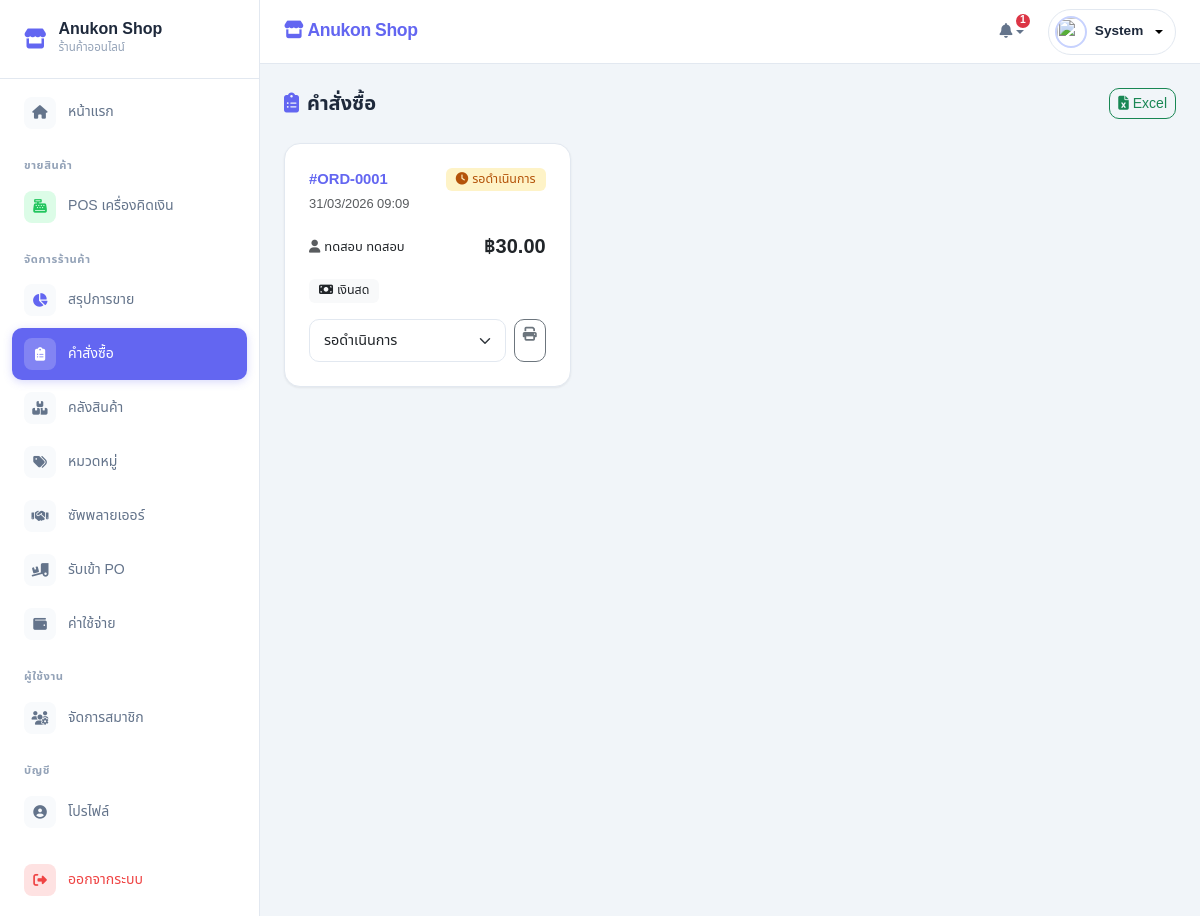
Before: /views/orders_manage.php (signed in) with the older database file.
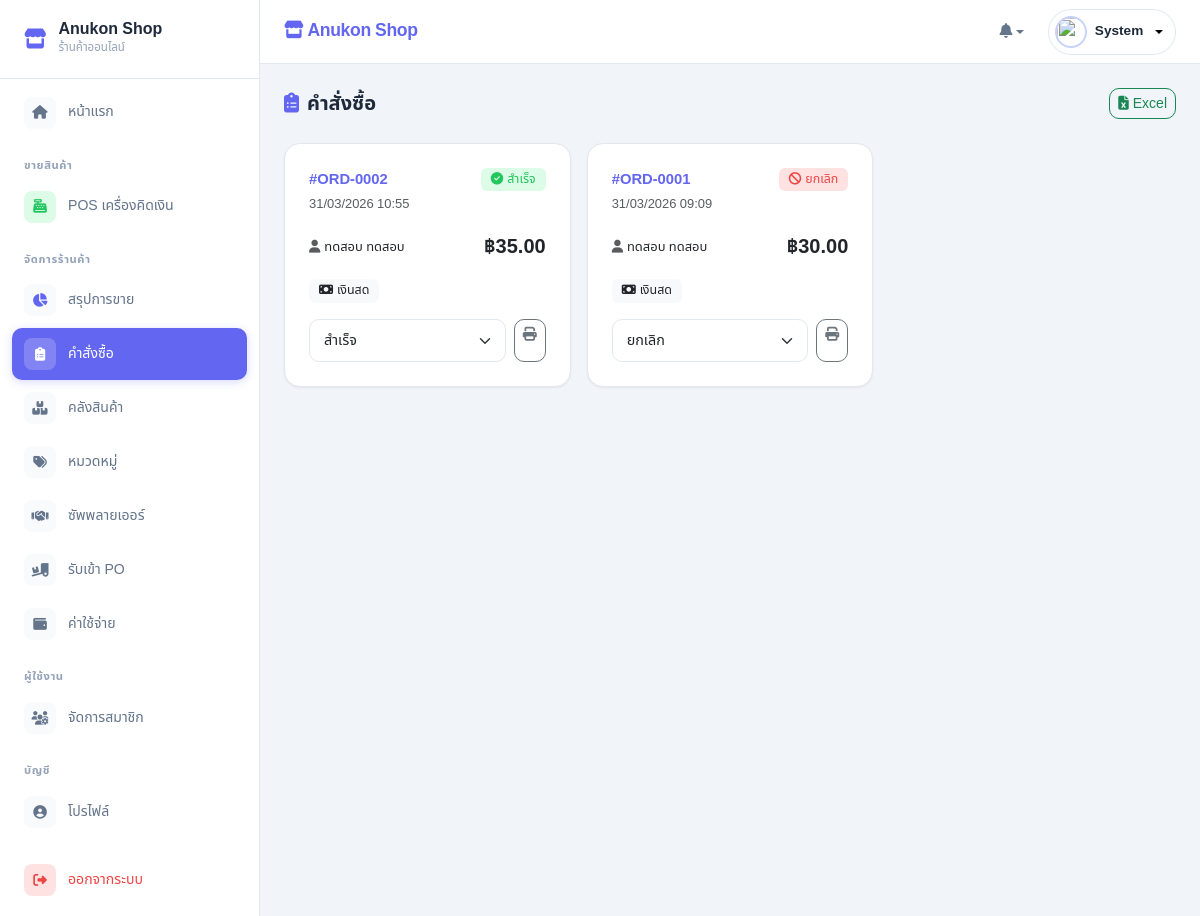
After: the same page with the newer database file.
### tables this page shows
CREATE TABLE `bill_sales` (
  `sale_id` int NOT NULL,
  `user_id` int DEFAULT NULL,
  `address_id` int DEFAULT NULL,
  `sale_date` timestamp NOT NULL DEFAULT CURRENT_TIMESTAMP,
  `total_price` decimal(12,2) NOT NULL,
  `shipping_type` varchar(50) DEFAULT NULL,
  `payment_type` varchar(50) DEFAULT NULL,
  `sale_status` tinyint DEFAULT '1',
  `slip_img` varchar(255) DEFAULT NULL,
  `slip_confirmed` tinyint DEFAULT '0',
  `remark` text,
  `created_at` timestamp NOT NULL DEFAULT CURRENT_TIMESTAMP,
  `updated_at` timestamp NOT NULL DEFAULT CURRENT_TIMESTAMP ON UPDATE CURRENT_TIMESTAMP
);

CREATE TABLE `users` (
  `user_id` int NOT NULL,
  `username` varchar(50) NOT NULL,
  `password` varchar(255) NOT NULL,
  `first_name` varchar(100) DEFAULT NULL,
  `last_name` varchar(100) DEFAULT NULL,
  `nick_name` varchar(50) DEFAULT NULL,
  `phone_no` varchar(20) DEFAULT NULL,
  `email` varchar(100) DEFAULT NULL,
  `address_id` int DEFAULT NULL,
  `user_status` tinyint DEFAULT '1' COMMENT '1=Active, 0=Inactive',
  `role` enum('admin','staff','customer') DEFAULT 'customer',
  `profile` varchar(255) DEFAULT NULL,
  `created_at` timestamp NOT NULL DEFAULT CURRENT_TIMESTAMP,
  `updated_at` timestamp NOT NULL DEFAULT CURRENT_TIMESTAMP ON UPDATE CURRENT_TIMESTAMP
);

### views/orders_manage.php (the view, shortened to what the changed rows need)
<?php
include_once '../includes/header.php';
$sql = "SELECT b.sale_id, b.sale_date, b.total_price, b.payment_type, b.sale_status, b.slip_img,
               u.first_name, u.last_name
        FROM bill_sales b JOIN users u ON b.user_id = u.user_id
        ORDER BY b.sale_date DESC";
$result = $conn->query($sql);
$status_config = [
    0 => ['label' => 'ยกเลิก', 'bg' => 'var(--danger-soft)', 'color' => 'var(--danger)', 'icon' => 'fa-ban'],
    1 => ['label' => 'รอดำเนินการ', 'bg' => 'var(--warning-soft)', 'color' => '#b45309', 'icon' => 'fa-clock'],
    2 => ['label' => 'กำลังจัดส่ง', 'bg' => 'var(--info-soft)', 'color' => 'var(--info)', 'icon' => 'fa-truck-fast'],
    3 => ['label' => 'สำเร็จ', 'bg' => 'var(--success-soft)', 'color' => 'var(--success)', 'icon' => 'fa-circle-check'],
];
?>
<main class="page-content fade-up">
    <div class="row g-3">
        <?php if ($result->num_rows > 0): ?>
            <?php while($row = $result->fetch_assoc()):
                $cfg = $status_config[$row['sale_status']] ?? $status_config[1];
            ?>
            <div class="col-12 col-md-6 col-xl-4">
                <div class="card p-4 h-100">
                    <div class="d-flex justify-content-between align-items-start mb-3">
                        <div>
                            <div class="fw-bold text-primary">#ORD-<?php echo str_pad($row['sale_id'], 4, '0', STR_PAD_LEFT); ?></div>
                            <small class="text-muted"><?php echo date_format(date_create($row['sale_date']), "d/m/Y H:i"); ?></small>
                        </div>
                        <span class="badge" style="background: <?php echo $cfg['bg']; ?>; color: <?php echo $cfg['color']; ?>;">
                            <i class="fa-solid <?php echo $cfg['icon']; ?> me-1"></i><?php echo $cfg['label']; ?>
                        </span>
                    </div>
                    <div class="d-flex justify-content-between align-items-center mb-3">
                        <div class="small">
                            <i class="fa-solid fa-user text-muted me-1"></i><?php echo $row['first_name'] . ' ' . $row['last_name']; ?>
                        </div>
                        <div class="fw-bold fs-5">฿<?php echo number_format($row['total_price'], 2); ?></div>
                    </div>
                    <div class="d-flex align-items-center gap-2 mb-3">
                        <?php if($row['payment_type'] == 'COD'): ?>
                            <span class="badge bg-light text-dark"><i class="fa-solid fa-money-bill me-1"></i>เงินสด</span>
                        <?php else: ?>
                            <a href="../uploads/slips/<?php echo $row['slip_img']; ?>" target="_blank" class="badge bg-primary text-decoration-none text-white">
                                <i class="fa-solid fa-image me-1"></i>ดูสลิป
                            </a>
                        <?php endif; ?>
                    </div>
                    <div class="d-flex gap-2 mt-auto">
                        <select class="form-select form-select-sm flex-grow-1 status-dropdown" data-id="<?php echo $row['sale_id']; ?>">
                            <option value="1" <?php echo $row['sale_status'] == 1 ? 'selected' : ''; ?>>รอดำเนินการ</option>
                            <option value="3" <?php echo $row['sale_status'] == 3 ? 'selected' : ''; ?>>สำเร็จ</option>
                            <option value="0" <?php echo $row['sale_status'] == 0 ? 'selected' : ''; ?>>ยกเลิก</option>
                        </select>
                        <a href="print_order.php?id=<?php echo $row['sale_id']; ?>" target="_blank" class="btn btn-sm btn-outline-secondary" title="พิมพ์">
                            <i class="fa-solid fa-print"></i>
                        </a>
                    </div>
                </div>
            </div>
            <?php endwhile; ?>
        <?php endif; ?>
    </div>
</main>
<?php include_once '../includes/footer.php'; ?>

### includes/header.php (shortened to what the changed rows need)
<?php
require_once '../config/db_config.php';
$notifications = [];
$noti_count = 0;
if ($_SESSION['role'] === 'admin') {
    $res = $conn->query("SELECT COUNT(*) as c FROM bill_sales WHERE sale_status = 1");
    if ($res && $row = $res->fetch_assoc()) {
        if ($row['c'] > 0) {
            $noti_count += $row['c'];
        }
    }
} else if ($_SESSION['role'] === 'customer') {
    $uid = $_SESSION['user_id'];
    $cart_sql = "SELECT SUM(quantity) as total_qty FROM cart_items WHERE user_id = ?";
    $stmt_cart = $conn->prepare($cart_sql);
    $stmt_cart->bind_param("i", $uid);
    $stmt_cart->execute();
    $cart_res = $stmt_cart->get_result()->fetch_assoc();
    $cart_count = $cart_res['total_qty'] ?? 0;
    $stmt_cart->close();
    $res = $conn->query("SELECT sale_id, sale_status FROM bill_sales WHERE user_id = $uid ORDER BY sale_id DESC LIMIT 5");
    if ($res) {
        while ($row = $res->fetch_assoc()) {
            $status_text = '';
            $icon = '';
            $color = '';
            switch ($row['sale_status']) {
                case 1:
                    $status_text = "รอตรวจสอบ/ชำระเงิน";
                    $icon = "fa-clock";
                    $color = "warning";
                    break;
                case 2:
                    $status_text = "กำลังจัดเตรียมสินค้า";
                    $icon = "fa-box";
                    $color = "info";
                    break;
                case 3:
                    $status_text = "จัดส่งเรียบร้อยแล้ว";
                    $icon = "fa-check-circle";
                    $color = "success";
                    break;
                case 4:
                    $status_text = "ชำระเงินเรียบร้อย (รับเอง)";
                    $icon = "fa-store";
                    $color = "primary";
                    break;
                case 0:
                    $status_text = "ยกเลิกคำสั่งซื้อแล้ว";
                    $icon = "fa-xmark";
                    $color = "danger";
                    break;
            }
            $notifications[] = ['icon' => $icon, 'color' => $color, 'text' => "ออเดอร์ #{$row['sale_id']} {$status_text}", 'link' => "order_detail.php?id={$row['sale_id']}"];
            $noti_count++;
        }
    }
}
?>
<!DOCTYPE html>
<html lang="th">
<head>
    <link href="https://cdn.jsdelivr.net/npm/bootstrap@5.3.0/dist/css/bootstrap.min.css" rel="stylesheet">
    <link rel="stylesheet" href="https://cdnjs.cloudflare.com/ajax/libs/font-awesome/6.4.0/css/all.min.css">
</head>
<body>
    <div id="wrapper">
        <div id="content-wrapper">
            <header class="top-navbar d-flex justify-content-between align-items-center">
                <div class="d-flex align-items-center gap-3">
                    <div class="dropdown">
                        <button class="btn-nav dropdown-toggle border-0" type="button" data-bs-toggle="dropdown"
                            aria-expanded="false" style="background:none;">
                            <i class="fa-solid fa-bell"></i>
                            <?php if ($noti_count > 0): ?>
                                <span class="cart-badge bg-danger"
                                    style="right:0; top:0;"><?php echo $noti_count > 9 ? '9+' : $noti_count; ?></span>
                            <?php endif; ?>
                        </button>
                    </div>
                </div>
            </header>

Changed rows visible on the page:
added bill_sales: sale_id "0002", sale_date "31/03/2026 10:55", sale_status "สำเร็จ", user.first_name "ทดสอบ", user.last_name "ทดสอบ", total_price "35.00", payment_type "COD" (drawn), sale_status+sale_id "สำเร็จ"
changed bill_sales "0001": sale_status "รอดำเนินการ" → "ยกเลิก"; sale_status+sale_id "รอดำเนินการ" → "ยกเลิก"
Other visible differences:
$noti_count: "1" → (not shown)
